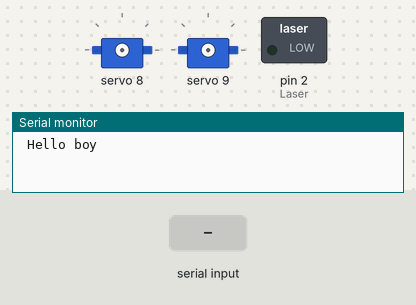
Recording of a sketch running on a simulated Arduino Uno, built with avr-gcc and run on an emulated ATmega328P. On the bench: 2 × servo, switched loads named in the sketch (green lamp = pin HIGH), the last lines printed to the serial monitor. The test bench sets the inputs (shaded band).

Above: at 1.2 s.
1.3 s: "90,45," received over Serial
3.8 s: "0," received over Serial
At 6.0 s:
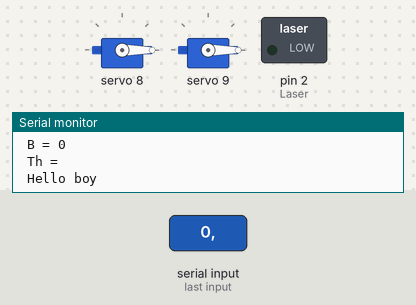
6.3 s: "1,90,45," received over Serial
At 8.5 s:
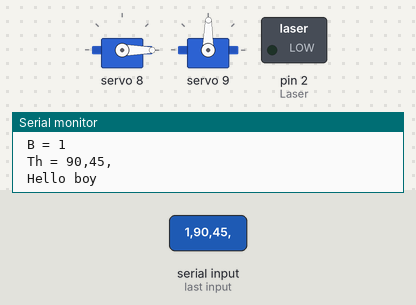
8.8 s: "30,150," received over Serial
At 10.4 s:
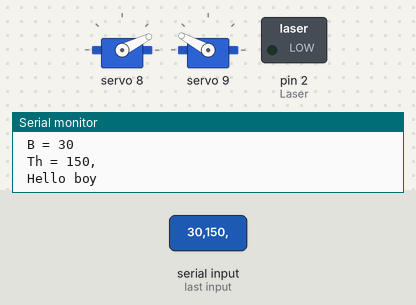
11.3 s: "200," received over Serial
At 13.2 s:
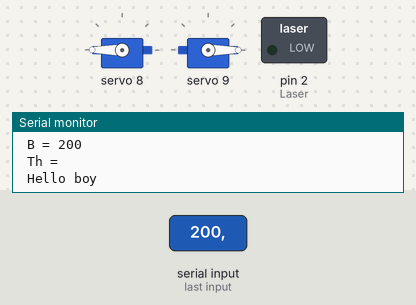
13.8 s: "90," received over Serial
At 15.1 s:
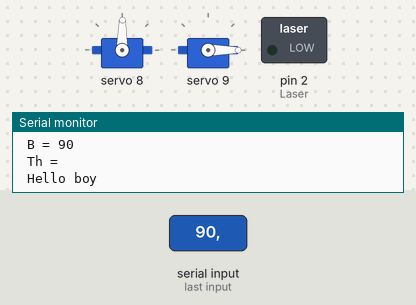
Timing chart, 0 to 16.8 s (numbered marks = the images above; inputs shaded):
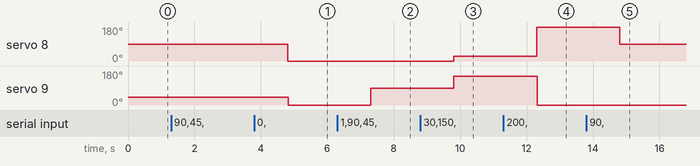

Measured:
- after the input at 3.8 s, servo 8: 89° → 0° after 1.0 s; servo 9: 42° → 0° after 1.0 s
- after the input at 6.3 s, servo 9: 0° → 89° after 1.0 s
- after the input at 8.8 s, servo 8: 0° → 26° after 1.0 s; servo 9: 89° → 152° after 1.0 s
- after the input at 11.3 s, servo 8: 26° → 180° after 1.0 s; servo 9: 152° → 0° after 1.0 s
- after the input at 13.8 s, servo 8: 180° → 89° after 1.0 s

The sketch:

pca9685_manual_single.ino
```cpp
#include <Servo.h>
#include <Wire.h>
#include <Adafruit_PWMServoDriver.h>

// The PCA9685 address
#define PCA9685_ADDRESS 0x40

// Create the PWM servo driver object
Adafruit_PWMServoDriver pwm = Adafruit_PWMServoDriver(PCA9685_ADDRESS);

// Define constants for the servos
#define Servo_B 8     // Servo connected to channel 0 of PCA9685
#define Servo_Th 9     // Servo connected to channel 1 of PCA9685
#define SERVO_MIN_PULSE_WIDTH 100   // Minimum pulse width in microseconds 100    50
#define SERVO_MAX_PULSE_WIDTH 500   // Maximum pulse width in microseconds 500   500
#define SERVO_MIN_ANGLE 0            // Minimum angle in degrees
#define SERVO_MAX_ANGLE 180          // Maximum angle in degrees

// DEFINE THE LASERS PINS
int Laser=2;

//...............................................

int total_pos=2; // how many inputs we receive

// DECLARE THE INPUTS TO RECEIVE FROM PYTHON
String B;
String Th;
String Inputs[]={B,Th};

void setup() {
  Serial.begin(9600);   // critical for python communication  //115200 for python   //9600 for IDE user serial monitor
  pinMode(Laser,OUTPUT);
  // pca9685 settings
  pwm.begin();
  pwm.setPWMFreq(50);  // Analog servos typically run at 50Hz - 60Hz updates
  delay(10);
}

void loop() {
  Serial.println(" Hello boy");
  while(Serial.available()==0){
  } // this while loop wait until there is a new command arriving in the serial port and then executes the code
  // this should work for receiving a string like this "1,2" from user IDE serial monitor
  for (int position = 0; position < total_pos; position++) { // here we read the command from python and decompose it
    if (position < total_pos-1){
      Inputs[position]=Serial.readStringUntil(',');
    }else{
      Inputs[position]=Serial.readStringUntil('\r'); // last part of the command from python
    }
  }
  // here we separate the received inputs
  B=Inputs[0];
  Th=Inputs[1];
  // here we print the inputs to verify.....................
  Serial.print(" B = ");
  Serial.println(B);
  Serial.print(" Th = ");
  Serial.println(Th);
  //..................................................
  setServoAngle(Servo_B, B.toInt());
  setServoAngle(Servo_Th, Th.toInt());

  //  here we assign the values
  Serial.flush();
}
// Function to set the angle of the servo
void setServoAngle(uint8_t servoNum, int angle) {
  // Convert angle to pulse width
  uint16_t pulse_width = map(angle, 0, 180, SERVO_MIN_PULSE_WIDTH, SERVO_MAX_PULSE_WIDTH);
  // Set pulse width
  pwm.setPWM(servoNum, 0, pulse_width);
}
```
